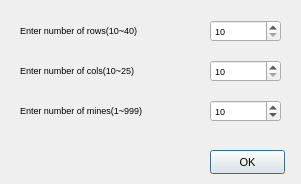
<?xml version="1.0" encoding="UTF-8"?>
<ui version="4.0">
 <class>CustomDialog</class>
 <widget class="QDialog" name="CustomDialog">
  <property name="geometry">
   <rect>
    <x>0</x>
    <y>0</y>
    <width>301</width>
    <height>184</height>
   </rect>
  </property>
  <property name="windowTitle">
   <string>MineSweeper - custom</string>
  </property>
  <property name="windowIcon">
   <iconset resource="resource.qrc">
    <normaloff>:/Images/icon.ico</normaloff>:/Images/icon.ico</iconset>
  </property>
  <widget class="QPushButton" name="pDoneButton">
   <property name="geometry">
    <rect>
     <x>210</x>
     <y>150</y>
     <width>75</width>
     <height>24</height>
    </rect>
   </property>
   <property name="font">
    <font>
     <pointsize>8</pointsize>
    </font>
   </property>
   <property name="text">
    <string>OK</string>
   </property>
  </widget>
  <widget class="QLabel" name="pRowsNumberLabel">
   <property name="geometry">
    <rect>
     <x>20</x>
     <y>20</y>
     <width>171</width>
     <height>20</height>
    </rect>
   </property>
   <property name="font">
    <font>
     <pointsize>7</pointsize>
    </font>
   </property>
   <property name="text">
    <string>Enter number of rows(10~40)</string>
   </property>
  </widget>
  <widget class="QLabel" name="pColsNumberLabel">
   <property name="geometry">
    <rect>
     <x>20</x>
     <y>60</y>
     <width>171</width>
     <height>20</height>
    </rect>
   </property>
   <property name="font">
    <font>
     <pointsize>7</pointsize>
    </font>
   </property>
   <property name="text">
    <string>Enter number of cols(10~25)</string>
   </property>
  </widget>
  <widget class="QLabel" name="pMinesNumberLabel">
   <property name="geometry">
    <rect>
     <x>20</x>
     <y>100</y>
     <width>181</width>
     <height>20</height>
    </rect>
   </property>
   <property name="font">
    <font>
     <pointsize>7</pointsize>
    </font>
   </property>
   <property name="text">
    <string>Enter number of mines(1~999)</string>
   </property>
  </widget>
  <widget class="QSpinBox" name="pRowsNumberSpinBox">
   <property name="geometry">
    <rect>
     <x>210</x>
     <y>20</y>
     <width>71</width>
     <height>22</height>
    </rect>
   </property>
   <property name="font">
    <font>
     <pointsize>7</pointsize>
    </font>
   </property>
   <property name="minimum">
    <number>10</number>
   </property>
   <property name="maximum">
    <number>40</number>
   </property>
  </widget>
  <widget class="QSpinBox" name="pColsNumberSpinBox">
   <property name="geometry">
    <rect>
     <x>210</x>
     <y>60</y>
     <width>71</width>
     <height>22</height>
    </rect>
   </property>
   <property name="font">
    <font>
     <pointsize>7</pointsize>
    </font>
   </property>
   <property name="minimum">
    <number>10</number>
   </property>
   <property name="maximum">
    <number>25</number>
   </property>
  </widget>
  <widget class="QSpinBox" name="pMinesNumberSpinBox">
   <property name="geometry">
    <rect>
     <x>210</x>
     <y>100</y>
     <width>71</width>
     <height>22</height>
    </rect>
   </property>
   <property name="font">
    <font>
     <pointsize>7</pointsize>
    </font>
   </property>
   <property name="minimum">
    <number>1</number>
   </property>
   <property name="maximum">
    <number>999</number>
   </property>
   <property name="value">
    <number>10</number>
   </property>
  </widget>
 </widget>
 <resources>
  <include location="resource.qrc"/>
 </resources>
 <connections/>
</ui>
